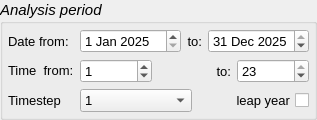
              <widget class="QGroupBox" name="groupBox_analysis_period">
               <property name="sizePolicy">
                <sizepolicy hsizetype="Minimum" vsizetype="Maximum">
                 <horstretch>0</horstretch>
                 <verstretch>0</verstretch>
                </sizepolicy>
               </property>
               <property name="font">
                <font>
                 <pointsize>11</pointsize>
                 <italic>true</italic>
                </font>
               </property>
               <property name="toolTip">
                <string>An analysis period between two dates of the year and between certain hours.</string>
               </property>
               <property name="title">
                <string>Analysis period</string>
               </property>
               <layout class="QGridLayout" name="gridLayout_5">
                <property name="leftMargin">
                 <number>5</number>
                </property>
                <property name="topMargin">
                 <number>5</number>
                </property>
                <property name="rightMargin">
                 <number>5</number>
                </property>
                <property name="bottomMargin">
                 <number>5</number>
                </property>
                <item row="1" column="0">
                 <layout class="QHBoxLayout" name="horizontalLayout_12">
                  <item>
                   <layout class="QVBoxLayout" name="verticalLayout_9">
                    <item>
                     <widget class="QLabel" name="label_Date_from">
                      <property name="enabled">
                       <bool>true</bool>
                      </property>
                      <property name="font">
                       <font>
                        <pointsize>10</pointsize>
                        <italic>false</italic>
                       </font>
                      </property>
                      <property name="text">
                       <string>Date from:</string>
                      </property>
                     </widget>
                    </item>
                    <item>
                     <widget class="QLabel" name="label_Time_from">
                      <property name="enabled">
                       <bool>true</bool>
                      </property>
                      <property name="font">
                       <font>
                        <pointsize>10</pointsize>
                        <italic>false</italic>
                       </font>
                      </property>
                      <property name="toolTip">
                       <string/>
                      </property>
                      <property name="text">
                       <string>Time  from:</string>
                      </property>
                     </widget>
                    </item>
                    <item>
                     <widget class="QLabel" name="label_Timestep">
                      <property name="enabled">
                       <bool>true</bool>
                      </property>
                      <property name="font">
                       <font>
                        <pointsize>10</pointsize>
                        <italic>false</italic>
                       </font>
                      </property>
                      <property name="text">
                       <string>Timestep</string>
                      </property>
                     </widget>
                    </item>
                   </layout>
                  </item>
                  <item>
                   <layout class="QVBoxLayout" name="verticalLayout_11">
                    <item>
                     <layout class="QHBoxLayout" name="horizontalLayout_5">
                      <item>
                       <widget class="QDateEdit" name="dateEdit_date_from">
                        <property name="enabled">
                         <bool>true</bool>
                        </property>
                        <property name="font">
                         <font>
                          <pointsize>10</pointsize>
                          <italic>false</italic>
                         </font>
                        </property>
                        <property name="toolTip">
                         <string>Indicate the start date of the analysis period.</string>
                        </property>
                        <property name="dateTime">
                         <datetime>
                          <hour>0</hour>
                          <minute>0</minute>
                          <second>0</second>
                          <year>2025</year>
                          <month>1</month>
                          <day>1</day>
                         </datetime>
                        </property>
                       </widget>
                      </item>
                      <item>
                       <widget class="QLabel" name="label_date_to">
                        <property name="enabled">
                         <bool>true</bool>
                        </property>
                        <property name="font">
                         <font>
                          <pointsize>10</pointsize>
                          <italic>false</italic>
                         </font>
                        </property>
                        <property name="text">
                         <string>to:</string>
                        </property>
                        <property name="alignment">
                         <set>Qt::AlignRight|Qt::AlignTrailing|Qt::AlignVCenter</set>
                        </property>
                       </widget>
                      </item>
                      <item>
                       <widget class="QDateEdit" name="dateEdit_date_to">
                        <property name="enabled">
                         <bool>true</bool>
                        </property>
                        <property name="font">
                         <font>
                          <pointsize>10</pointsize>
                          <italic>false</italic>
                         </font>
                        </property>
                        <property name="toolTip">
                         <string>Indicate the end date of the analysis period.</string>
                        </property>
                        <property name="dateTime">
                         <datetime>
                          <hour>23</hour>
                          <minute>0</minute>
                          <second>0</second>
                          <year>2025</year>
                          <month>12</month>
                          <day>31</day>
                         </datetime>
                        </property>
                       </widget>
                      </item>
                     </layout>
                    </item>
                    <item>
                     <layout class="QHBoxLayout" name="horizontalLayout_4">
                      <item>
                       <widget class="QSpinBox" name="spinBox_time_from">
                        <property name="font">
                         <font>
                          <pointsize>10</pointsize>
                          <italic>false</italic>
                         </font>
                        </property>
                        <property name="toolTip">
                         <string>Indicate the start time of the analysis period.</string>
                        </property>
                        <property name="minimum">
                         <number>0</number>
                        </property>
                        <property name="maximum">
                         <number>23</number>
                        </property>
                        <property name="value">
                         <number>1</number>
                        </property>
                       </widget>
                      </item>
                      <item>
                       <widget class="QLabel" name="label_to">
                        <property name="enabled">
                         <bool>true</bool>
                        </property>
                        <property name="font">
                         <font>
                          <pointsize>10</pointsize>
                          <italic>false</italic>
                         </font>
                        </property>
                        <property name="toolTip">
                         <string/>
                        </property>
                        <property name="text">
                         <string>to:</string>
                        </property>
                        <property name="alignment">
                         <set>Qt::AlignRight|Qt::AlignTrailing|Qt::AlignVCenter</set>
                        </property>
                       </widget>
                      </item>
                      <item>
                       <widget class="QSpinBox" name="spinBox_time_to">
                        <property name="font">
                         <font>
                          <pointsize>10</pointsize>
                          <italic>false</italic>
                         </font>
                        </property>
                        <property name="toolTip">
                         <string>Indicate the end time of the analysis period.</string>
                        </property>
                        <property name="minimum">
                         <number>1</number>
                        </property>
                        <property name="maximum">
                         <number>23</number>
                        </property>
                        <property name="value">
                         <number>23</number>
                        </property>
                       </widget>
                      </item>
                     </layout>
                    </item>
                    <item>
                     <layout class="QHBoxLayout" name="horizontalLayout_8"/>
                    </item>
                    <item>
                     <layout class="QHBoxLayout" name="horizontalLayout_9">
                      <item>
                       <widget class="QComboBox" name="comboBox_timestep">
                        <property name="enabled">
                         <bool>true</bool>
                        </property>
                        <property name="font">
                         <font>
                          <pointsize>10</pointsize>
                          <italic>false</italic>
                         </font>
                        </property>
                        <property name="toolTip">
                         <string>Indicate the number of timesteps per hour.</string>
                        </property>
                        <item>
                         <property name="text">
                          <string>1</string>
                         </property>
                        </item>
                        <item>
                         <property name="text">
                          <string>2</string>
                         </property>
                        </item>
                        <item>
                         <property name="text">
                          <string>3</string>
                         </property>
                        </item>
                        <item>
                         <property name="text">
                          <string>4</string>
                         </property>
                        </item>
                        <item>
                         <property name="text">
                          <string>6</string>
                         </property>
                        </item>
                        <item>
                         <property name="text">
                          <string>10</string>
                         </property>
                        </item>
                        <item>
                         <property name="text">
                          <string>12</string>
                         </property>
                        </item>
                        <item>
                         <property name="text">
                          <string>15</string>
                         </property>
                        </item>
                        <item>
                         <property name="text">
                          <string>20</string>
                         </property>
                        </item>
                        <item>
                         <property name="text">
                          <string>30</string>
                         </property>
                        </item>
                        <item>
                         <property name="text">
                          <string>60</string>
                         </property>
                        </item>
                       </widget>
                      </item>
                      <item>
                       <widget class="QCheckBox" name="checkBox_leap_year">
                        <property name="font">
                         <font>
                          <pointsize>10</pointsize>
                          <italic>false</italic>
                         </font>
                        </property>
                        <property name="toolTip">
                         <string>Indicate whether the Analysis
Period represents a leap year.</string>
                        </property>
                        <property name="layoutDirection">
                         <enum>Qt::RightToLeft</enum>
                        </property>
                        <property name="text">
                         <string>leap year</string>
                        </property>
                       </widget>
                      </item>
                     </layout>
                    </item>
                   </layout>
                  </item>
                 </layout>
                </item>
               </layout>
              </widget>
